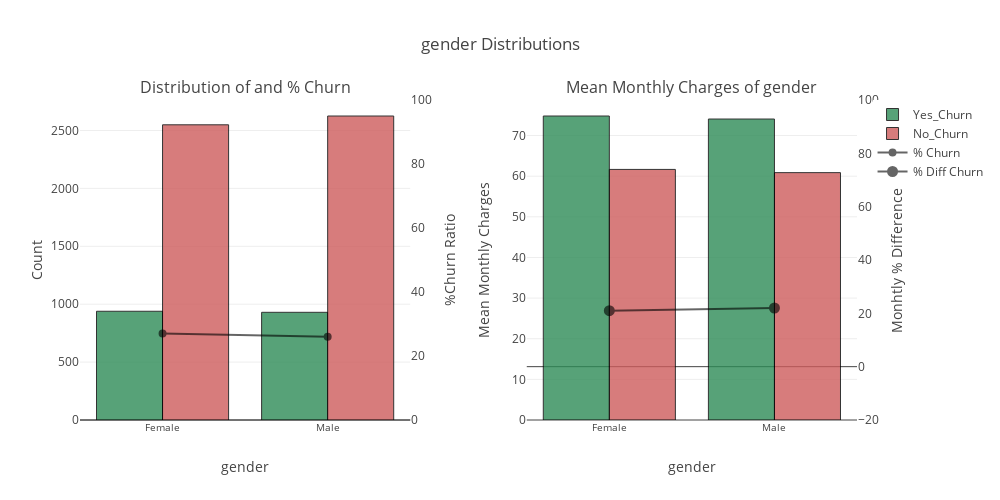
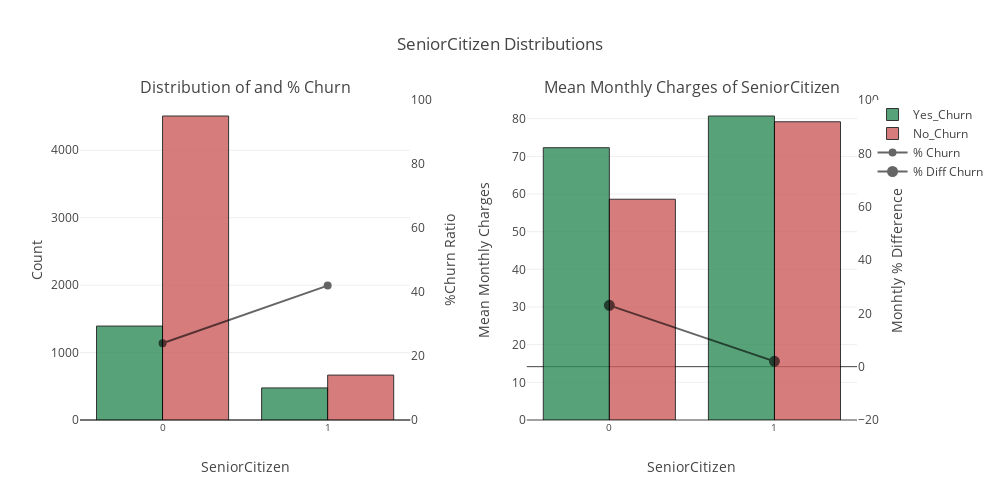
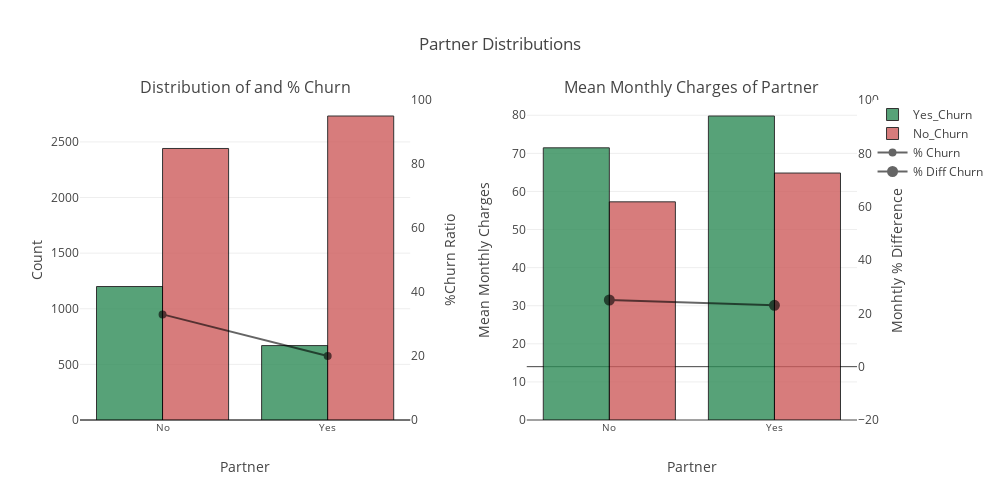
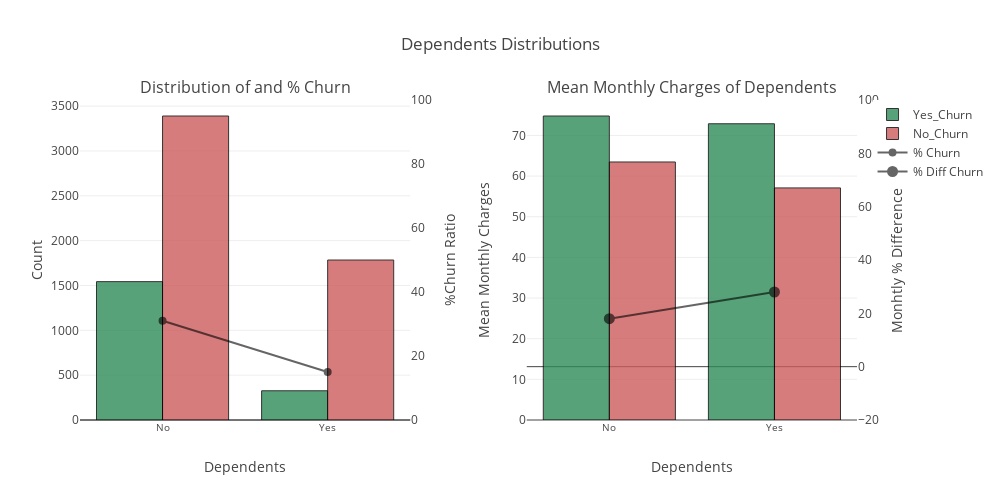

Notebook code for these charts, in order:
### Markdown cell above
I will plot all categorical features distributions with the % of Churn by each category and the mean and difference of Monhtly charges for each group

### Code cell
## The inspiration of this view is a Kernel that I saw in Vincent Lugat Kernel 
## I did some modifications but you can see the original on IBM 

for col in cat_features:
    binary_ploting_distributions(df_train, col)

### Figure 1 — Plotly figure (JSON) as saved in the notebook; plotly's stock layout.template omitted (floating-point values rounded to 4 significant figures)
{"data": [{"marker": {"color": "seagreen", "line": {"color": "#000000", "width": 1}}, "name": "Yes_Churn", "opacity": 0.8, "type": "bar", "uid": "ac24bf9f-5f39-4970-93ad-96545505ac67", "x": ["Female", "Male"], "xaxis": "x", "y": [939, 930], "yaxis": "y"}, {"marker": {"color": "indianred", "line": {"color": "#000000", "width": 1}}, "name": "No_Churn", "opacity": 0.8, "type": "bar", "uid": "1130fd61-aa02-4fef-bf62-8a39cf5891b4", "x": ["Female", "Male"], "xaxis": "x", "y": [2549, 2625], "yaxis": "y"}, {"marker": {"color": "black", "line": {"color": "#000000", "width": 2}}, "name": "% Churn", "opacity": 0.6, "type": "scatter", "uid": "872a885c-9244-4676-a171-8a41aeeb8aed", "x": ["Female", "Male"], "xaxis": "x", "y": [27.0, 26.0], "yaxis": "y3"}, {"marker": {"color": "seagreen", "line": {"color": "#000000", "width": 1}}, "name": "Mean Charge Churn", "opacity": 0.8, "showlegend": false, "type": "bar", "uid": "2612759a-ca5d-4e9c-99d2-d5930383c29f", "x": ["Female", "Male"], "xaxis": "x2", "y": [74.81, 74.07], "yaxis": "y2"}, {"marker": {"color": "indianred", "line": {"color": "#000000", "width": 1}}, "name": "Mean Charge NoChurn", "opacity": 0.8, "showlegend": false, "type": "bar", "uid": "4e33cbb6-774b-48b2-bde7-90a447235a5d", "x": ["Female", "Male"], "xaxis": "x2", "y": [61.66, 60.88], "yaxis": "y2"}, {"marker": {"color": "black", "line": {"color": "#000000", "width": 5}}, "name": "% Diff Churn", "opacity": 0.6, "type": "scatter", "uid": "d01ea5c4-a598-43d0-9045-87269ef3c271", "x": ["Female", "Male"], "xaxis": "x2", "y": [21.0, 22.0], "yaxis": "y4"}], "layout": {"annotations": [{"font": {"size": 16}, "showarrow": false, "text": "Distribution of and % Churn", "x": 0.2125, "xanchor": "center", "xref": "paper", "y": 1.0, "yanchor": "bottom", "yref": "paper"}, {"font": {"size": 16}, "showarrow": false, "text": "Mean Monthly Charges of gender", "x": 0.7875, "xanchor": "center", "xref": "paper", "y": 1.0, "yanchor": "bottom", "yref": "paper"}], "height": 500, "title": {"text": "gender Distributions"}, "width": 1000, "xaxis": {"anchor": "y", "autorange": true, "domain": [0.0, 0.425], "tickfont": {"size": 10}, "title": {"text": "gender"}, "type": "category"}, "xaxis2": {"anchor": "y2", "autorange": true, "domain": [0.575, 1.0], "tickfont": {"size": 10}, "title": {"text": "gender"}, "type": "category"}, "yaxis": {"anchor": "x", "domain": [0.0, 1.0], "title": {"text": "Count"}}, "yaxis2": {"anchor": "x2", "domain": [0.0, 1.0], "title": {"text": "Mean Monthly Charges"}}, "yaxis3": {"anchor": "x", "overlaying": "y", "range": [0, 100], "showgrid": false, "side": "right", "title": {"text": "%Churn Ratio"}}, "yaxis4": {"anchor": "x2", "overlaying": "y2", "range": [-20, 100], "showgrid": false, "side": "right", "title": {"text": "Monhtly % Difference"}}}}

### Figure 2 — Plotly figure (JSON) as saved in the notebook; plotly's stock layout.template omitted (floating-point values rounded to 4 significant figures)
{"data": [{"marker": {"color": "seagreen", "line": {"color": "#000000", "width": 1}}, "name": "Yes_Churn", "opacity": 0.8, "type": "bar", "uid": "6e90f3ae-3a09-4cac-a085-e264f9714526", "x": [0, 1], "xaxis": "x", "y": [1393, 476], "yaxis": "y"}, {"marker": {"color": "indianred", "line": {"color": "#000000", "width": 1}}, "name": "No_Churn", "opacity": 0.8, "type": "bar", "uid": "5880cfe0-5fa6-49b2-929a-8952ffebd7a6", "x": [0, 1], "xaxis": "x", "y": [4508, 666], "yaxis": "y"}, {"marker": {"color": "black", "line": {"color": "#000000", "width": 2}}, "name": "% Churn", "opacity": 0.6, "type": "scatter", "uid": "ca768e12-16c1-4330-88c5-bbc3ae9abc41", "x": [0, 1], "xaxis": "x", "y": [24.0, 42.0], "yaxis": "y3"}, {"marker": {"color": "seagreen", "line": {"color": "#000000", "width": 1}}, "name": "Mean Charge Churn", "opacity": 0.8, "showlegend": false, "type": "bar", "uid": "fed1433c-a968-4a7d-af32-43ff803074b0", "x": [0, 1], "xaxis": "x2", "y": [72.3, 80.71], "yaxis": "y2"}, {"marker": {"color": "indianred", "line": {"color": "#000000", "width": 1}}, "name": "Mean Charge NoChurn", "opacity": 0.8, "showlegend": false, "type": "bar", "uid": "48d682f1-3e64-45b1-86f9-0fd4ccaa1e1a", "x": [0, 1], "xaxis": "x2", "y": [58.62, 79.18], "yaxis": "y2"}, {"marker": {"color": "black", "line": {"color": "#000000", "width": 5}}, "name": "% Diff Churn", "opacity": 0.6, "type": "scatter", "uid": "79d234eb-a956-4937-bbfb-ea36e1d4b975", "x": [0, 1], "xaxis": "x2", "y": [23.0, 2.0], "yaxis": "y4"}], "layout": {"annotations": [{"font": {"size": 16}, "showarrow": false, "text": "Distribution of and % Churn", "x": 0.2125, "xanchor": "center", "xref": "paper", "y": 1.0, "yanchor": "bottom", "yref": "paper"}, {"font": {"size": 16}, "showarrow": false, "text": "Mean Monthly Charges of SeniorCitizen", "x": 0.7875, "xanchor": "center", "xref": "paper", "y": 1.0, "yanchor": "bottom", "yref": "paper"}], "height": 500, "title": {"text": "SeniorCitizen Distributions"}, "width": 1000, "xaxis": {"anchor": "y", "autorange": true, "domain": [0.0, 0.425], "tickfont": {"size": 10}, "title": {"text": "SeniorCitizen"}, "type": "category"}, "xaxis2": {"anchor": "y2", "autorange": true, "domain": [0.575, 1.0], "tickfont": {"size": 10}, "title": {"text": "SeniorCitizen"}, "type": "category"}, "yaxis": {"anchor": "x", "domain": [0.0, 1.0], "title": {"text": "Count"}}, "yaxis2": {"anchor": "x2", "domain": [0.0, 1.0], "title": {"text": "Mean Monthly Charges"}}, "yaxis3": {"anchor": "x", "overlaying": "y", "range": [0, 100], "showgrid": false, "side": "right", "title": {"text": "%Churn Ratio"}}, "yaxis4": {"anchor": "x2", "overlaying": "y2", "range": [-20, 100], "showgrid": false, "side": "right", "title": {"text": "Monhtly % Difference"}}}}

### Figure 3 — Plotly figure (JSON) as saved in the notebook; plotly's stock layout.template omitted (floating-point values rounded to 4 significant figures)
{"data": [{"marker": {"color": "seagreen", "line": {"color": "#000000", "width": 1}}, "name": "Yes_Churn", "opacity": 0.8, "type": "bar", "uid": "661adb67-a8b2-4c7b-8a7c-388691348c14", "x": ["No", "Yes"], "xaxis": "x", "y": [1200, 669], "yaxis": "y"}, {"marker": {"color": "indianred", "line": {"color": "#000000", "width": 1}}, "name": "No_Churn", "opacity": 0.8, "type": "bar", "uid": "4df8fd5f-5980-439d-b532-aba52066e732", "x": ["No", "Yes"], "xaxis": "x", "y": [2441, 2733], "yaxis": "y"}, {"marker": {"color": "black", "line": {"color": "#000000", "width": 2}}, "name": "% Churn", "opacity": 0.6, "type": "scatter", "uid": "2c2adaec-a325-476b-a4e3-73ec4c678d84", "x": ["No", "Yes"], "xaxis": "x", "y": [33.0, 20.0], "yaxis": "y3"}, {"marker": {"color": "seagreen", "line": {"color": "#000000", "width": 1}}, "name": "Mean Charge Churn", "opacity": 0.8, "showlegend": false, "type": "bar", "uid": "8199532e-b068-4673-bed9-eeeba22fe746", "x": ["No", "Yes"], "xaxis": "x2", "y": [71.45, 79.81], "yaxis": "y2"}, {"marker": {"color": "indianred", "line": {"color": "#000000", "width": 1}}, "name": "Mean Charge NoChurn", "opacity": 0.8, "showlegend": false, "type": "bar", "uid": "63aea1bd-5305-4437-a2ec-3ef6637a3fe4", "x": ["No", "Yes"], "xaxis": "x2", "y": [57.27, 64.83], "yaxis": "y2"}, {"marker": {"color": "black", "line": {"color": "#000000", "width": 5}}, "name": "% Diff Churn", "opacity": 0.6, "type": "scatter", "uid": "415c4702-0907-4669-8a7a-25565486b434", "x": ["No", "Yes"], "xaxis": "x2", "y": [25.0, 23.0], "yaxis": "y4"}], "layout": {"annotations": [{"font": {"size": 16}, "showarrow": false, "text": "Distribution of and % Churn", "x": 0.2125, "xanchor": "center", "xref": "paper", "y": 1.0, "yanchor": "bottom", "yref": "paper"}, {"font": {"size": 16}, "showarrow": false, "text": "Mean Monthly Charges of Partner", "x": 0.7875, "xanchor": "center", "xref": "paper", "y": 1.0, "yanchor": "bottom", "yref": "paper"}], "height": 500, "title": {"text": "Partner Distributions"}, "width": 1000, "xaxis": {"anchor": "y", "autorange": true, "domain": [0.0, 0.425], "tickfont": {"size": 10}, "title": {"text": "Partner"}, "type": "category"}, "xaxis2": {"anchor": "y2", "autorange": true, "domain": [0.575, 1.0], "tickfont": {"size": 10}, "title": {"text": "Partner"}, "type": "category"}, "yaxis": {"anchor": "x", "domain": [0.0, 1.0], "title": {"text": "Count"}}, "yaxis2": {"anchor": "x2", "domain": [0.0, 1.0], "title": {"text": "Mean Monthly Charges"}}, "yaxis3": {"anchor": "x", "overlaying": "y", "range": [0, 100], "showgrid": false, "side": "right", "title": {"text": "%Churn Ratio"}}, "yaxis4": {"anchor": "x2", "overlaying": "y2", "range": [-20, 100], "showgrid": false, "side": "right", "title": {"text": "Monhtly % Difference"}}}}

### Figure 4 — Plotly figure (JSON) as saved in the notebook; plotly's stock layout.template omitted (floating-point values rounded to 4 significant figures)
{"data": [{"marker": {"color": "seagreen", "line": {"color": "#000000", "width": 1}}, "name": "Yes_Churn", "opacity": 0.8, "type": "bar", "uid": "208ce069-bcb0-4a39-847d-19782b963388", "x": ["No", "Yes"], "xaxis": "x", "y": [1543, 326], "yaxis": "y"}, {"marker": {"color": "indianred", "line": {"color": "#000000", "width": 1}}, "name": "No_Churn", "opacity": 0.8, "type": "bar", "uid": "5d6618a2-96f6-4a12-8e5b-c0b6da2556dc", "x": ["No", "Yes"], "xaxis": "x", "y": [3390, 1784], "yaxis": "y"}, {"marker": {"color": "black", "line": {"color": "#000000", "width": 2}}, "name": "% Churn", "opacity": 0.6, "type": "scatter", "uid": "a6ae3eb3-6f55-45c1-b76f-bf16df6d3994", "x": ["No", "Yes"], "xaxis": "x", "y": [31.0, 15.0], "yaxis": "y3"}, {"marker": {"color": "seagreen", "line": {"color": "#000000", "width": 1}}, "name": "Mean Charge Churn", "opacity": 0.8, "showlegend": false, "type": "bar", "uid": "670f6315-d567-4a8d-b296-a8b51c48b669", "x": ["No", "Yes"], "xaxis": "x2", "y": [74.77, 72.87], "yaxis": "y2"}, {"marker": {"color": "indianred", "line": {"color": "#000000", "width": 1}}, "name": "Mean Charge NoChurn", "opacity": 0.8, "showlegend": false, "type": "bar", "uid": "431f1442-0790-4160-b0bf-ee4b19cb10be", "x": ["No", "Yes"], "xaxis": "x2", "y": [63.47, 57.08], "yaxis": "y2"}, {"marker": {"color": "black", "line": {"color": "#000000", "width": 5}}, "name": "% Diff Churn", "opacity": 0.6, "type": "scatter", "uid": "5156ad59-7088-4979-ac64-0510db15a93c", "x": ["No", "Yes"], "xaxis": "x2", "y": [18.0, 28.0], "yaxis": "y4"}], "layout": {"annotations": [{"font": {"size": 16}, "showarrow": false, "text": "Distribution of and % Churn", "x": 0.2125, "xanchor": "center", "xref": "paper", "y": 1.0, "yanchor": "bottom", "yref": "paper"}, {"font": {"size": 16}, "showarrow": false, "text": "Mean Monthly Charges of Dependents", "x": 0.7875, "xanchor": "center", "xref": "paper", "y": 1.0, "yanchor": "bottom", "yref": "paper"}], "height": 500, "title": {"text": "Dependents Distributions"}, "width": 1000, "xaxis": {"anchor": "y", "autorange": true, "domain": [0.0, 0.425], "tickfont": {"size": 10}, "title": {"text": "Dependents"}, "type": "category"}, "xaxis2": {"anchor": "y2", "autorange": true, "domain": [0.575, 1.0], "tickfont": {"size": 10}, "title": {"text": "Dependents"}, "type": "category"}, "yaxis": {"anchor": "x", "domain": [0.0, 1.0], "title": {"text": "Count"}}, "yaxis2": {"anchor": "x2", "domain": [0.0, 1.0], "title": {"text": "Mean Monthly Charges"}}, "yaxis3": {"anchor": "x", "overlaying": "y", "range": [0, 100], "showgrid": false, "side": "right", "title": {"text": "%Churn Ratio"}}, "yaxis4": {"anchor": "x2", "overlaying": "y2", "range": [-20, 100], "showgrid": false, "side": "right", "title": {"text": "Monhtly % Difference"}}}}
